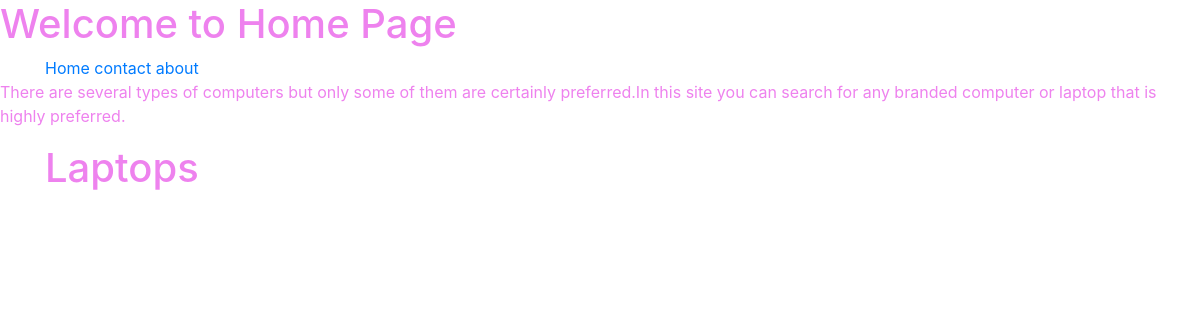
The app's page /laptops, older data.
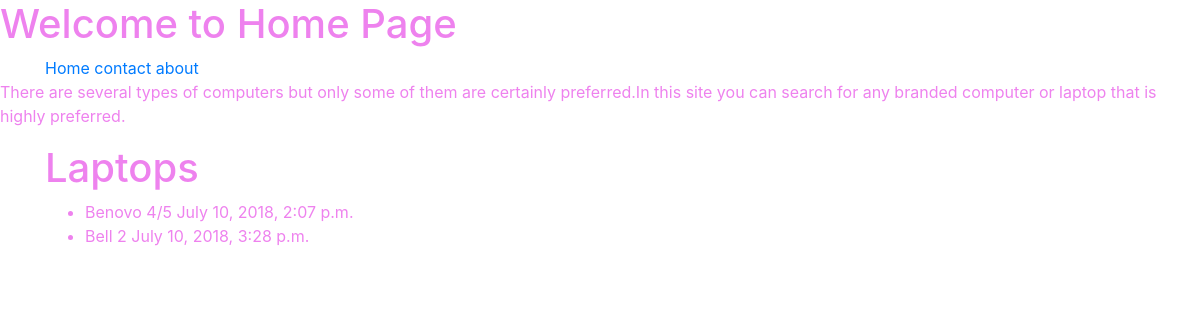
The same page, newer data.
### computers/models.py (models this page shows, shortened)
class LaptopTypes(models.Model):
	name   					=	models.CharField(max_length=150)
	Rating 					=	models.CharField(max_length=150 , null = True , blank = True )
	reviews					=	models.CharField(max_length=150 , null = True , blank = False)
	available_time			=	models.DateTimeField(auto_now = True , )
	expiry_time 			=	models.DateTimeField(auto_now_add=True)
	future_available_time	=	models.DateTimeField(auto_now = False , auto_now_add = False)

### computers/views.py (the view)
# urls.py: url(r'^laptops',Laptop_list),
def Laptop_list(request):
	template_name='restaurants/restaurants.html'
	data = LaptopTypes.objects.all()
	context={
			"Home": data
	}
	return render(request,template_name,context)

### computers/templates/restaurants/restaurants.html
{% extends "base.html"%}
{% block content %}
<h1>Laptops</h1>
<ul>
{% for item in Home %}
	<li>{{item.name}} {{item.Rating }} {{ item.Reviews}} {{item.expiry_time }}</li>
{% endfor %}
</ul>
	{% endblock %}

### templates/base.html (shortened to what this page needs)
<!DOCTYPE html>
<html>
<head>
	{%include 'snippets/css.html'%}
</head>
<body  style="color : violet">
	<h1> Welcome to Home Page</h1>
	{% include 'snippets/nav.html'%}
		<p>
		There are several types of computers but only some of them are certainly preferred.In this site you can search for any branded computer or laptop that is highly preferred.
		</p>
	<div class ='container'>
    {% block content%} {%endblock content%}
	</div>
</body>
</html>

### templates/snippets/css.html (shortened to what this page needs)
<link rel="stylesheet" href="https://stackpath.bootstrapcdn.com/bootstrap/4.1.1/css/bootstrap.min.css">

### templates/snippets/nav.html
<div class = 'container'>
<a href = '/'>Home</a>
<a href='/contact.html'>contact</a>
<a href='/about.html'>about</a>
</div>

Row changes from the older to the newer data that the page shows:
added LaptopTypes: name "Benovo", Rating "4/5", expiry_time "July 10, 2018, 2:07 p.m."
added LaptopTypes: name "Bell", Rating "2", expiry_time "July 10, 2018, 3:28 p.m."
